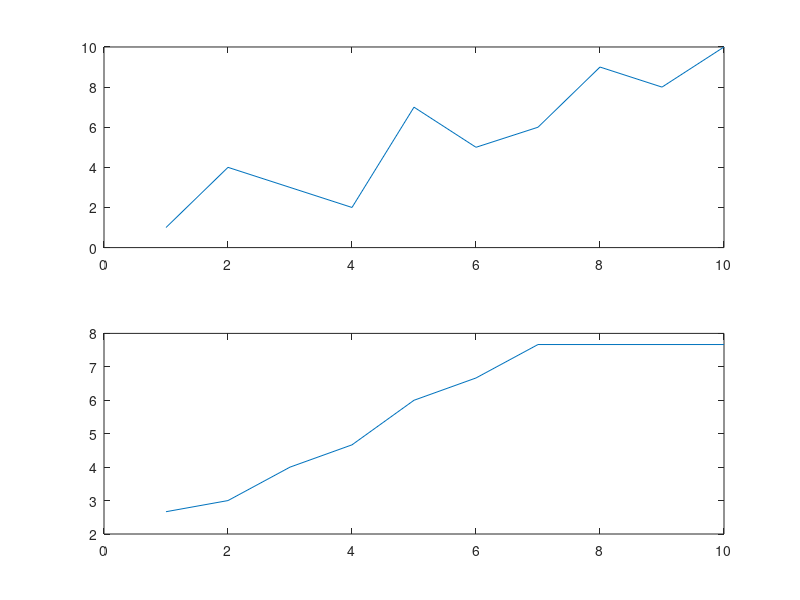

Reproduce this figure in MATLAB. (Note: this script raises an error after producing the figure.)

X=1:10
A = [1 4 3 2 7 5 6 9 8 10]

ma_i = 1
sum = 0

MA=zeros(1, 10)

mv_len=3
for ma_i = 1: (10-mv_len)
    
    for j = 0:(mv_len -1)
        sum = sum + A(ma_i + j)
    end
    
    MA(ma_i) = sum / mv_len
    sum = 0
end

for ma_i = (10-mv_len + 1) : 10
    MA(ma_i) = MA(ma_i -1)
end

figure
subplot(2, 1, 1)
plot(X, A)

subplot(2,1, 2)
plot(X, MA)


B(1)=(A(1) +A(2)) / 2
for i=2:9
    B(i) = (A(i-1) + a(i) + A(i+1))/3
end
B(10)=(A(9) + A(10))/2

figure
subplot(1, 1, 1)
plot(X, B)

